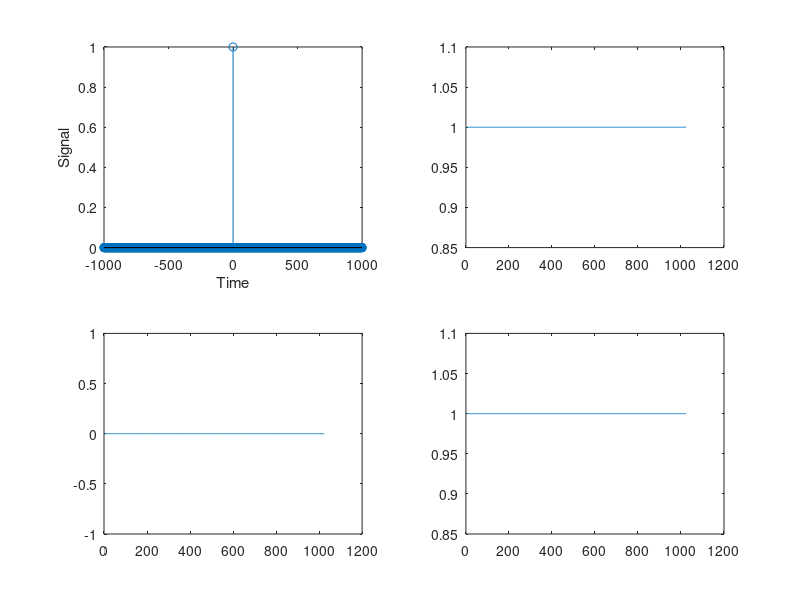

Source code (MATLAB):
t=-1000:1:1000;
x1=[zeros(1,1000),1,zeros(1,1000)];
w=-2*pi:2*pi;
X = abs(fftshift(fft(x1,1024)));
W=unwrap(fftshift(w)-2*pi);
subplot(2,2,1)
stem(t,x1)
xlabel("Time")
ylabel("Signal")
subplot(2,2,2);
plot(real(X));
subplot(2,2,3);
plot(imag(X));
subplot(2,2,4);
plot(abs(X));

